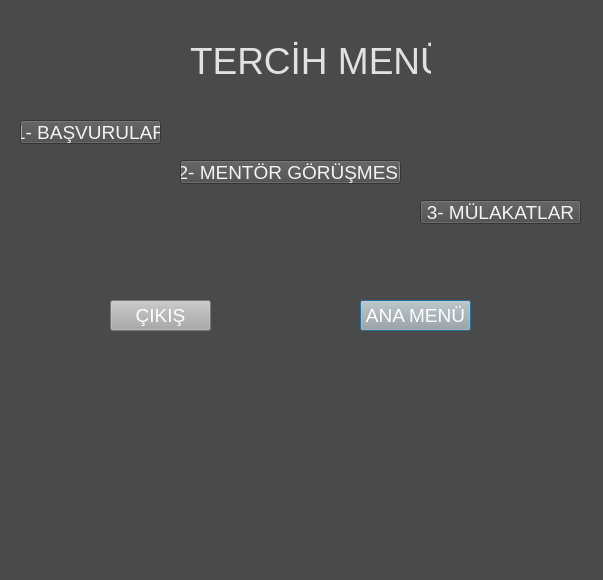
<?xml version="1.0" encoding="UTF-8"?>
<ui version="4.0">
 <class>Dialog</class>
 <widget class="QDialog" name="Dialog">
  <property name="geometry">
   <rect>
    <x>0</x>
    <y>0</y>
    <width>603</width>
    <height>580</height>
   </rect>
  </property>
  <property name="windowTitle">
   <string>Dialog</string>
  </property>
  <property name="styleSheet">
   <string notr="true">
background-color: rgb(173, 213, 239);
background-color: rgb(74, 74, 74);
</string>
  </property>
  <widget class="QLabel" name="label">
   <property name="geometry">
    <rect>
     <x>190</x>
     <y>20</y>
     <width>241</width>
     <height>81</height>
    </rect>
   </property>
   <property name="styleSheet">
    <string notr="true">color: rgb(225,225,225); font-size:28pt;</string>
   </property>
   <property name="text">
    <string>TERCİH MENÜ</string>
   </property>
  </widget>
  <widget class="QPushButton" name="anamenudonustusu">
   <property name="geometry">
    <rect>
     <x>360</x>
     <y>300</y>
     <width>111</width>
     <height>31</height>
    </rect>
   </property>
   <property name="styleSheet">
    <string notr="true">background-color: rgb(167, 168, 167); font-size:14pt; 
color: rgb(255, 255, 255);</string>
   </property>
   <property name="text">
    <string>ANA MENÜ</string>
   </property>
  </widget>
  <widget class="QPushButton" name="basvurularbutonu">
   <property name="geometry">
    <rect>
     <x>20</x>
     <y>120</y>
     <width>141</width>
     <height>24</height>
    </rect>
   </property>
   <property name="styleSheet">
    <string notr="true">font-size:14pt; color:rgb(243,243,243)</string>
   </property>
   <property name="text">
    <string>1- BAŞVURULAR</string>
   </property>
  </widget>
  <widget class="QPushButton" name="mentorbutonu">
   <property name="geometry">
    <rect>
     <x>180</x>
     <y>160</y>
     <width>221</width>
     <height>24</height>
    </rect>
   </property>
   <property name="styleSheet">
    <string notr="true">font-size:14pt; color:rgb(243,243,243)</string>
   </property>
   <property name="text">
    <string>2- MENTÖR GÖRÜŞMESİ</string>
   </property>
  </widget>
  <widget class="QPushButton" name="mulakatlarbutonu">
   <property name="geometry">
    <rect>
     <x>420</x>
     <y>200</y>
     <width>161</width>
     <height>24</height>
    </rect>
   </property>
   <property name="styleSheet">
    <string notr="true">font-size:14pt; color:rgb(243,243,243)</string>
   </property>
   <property name="text">
    <string>3- MÜLAKATLAR</string>
   </property>
  </widget>
  <widget class="QPushButton" name="tercihcikistusu">
   <property name="geometry">
    <rect>
     <x>110</x>
     <y>300</y>
     <width>101</width>
     <height>31</height>
    </rect>
   </property>
   <property name="styleSheet">
    <string notr="true">background-color: rgb(167, 168, 167); font-size:14pt; 
color: rgb(255, 255, 255);</string>
   </property>
   <property name="text">
    <string>ÇIKIŞ</string>
   </property>
  </widget>
 </widget>
 <resources/>
 <connections/>
</ui>
